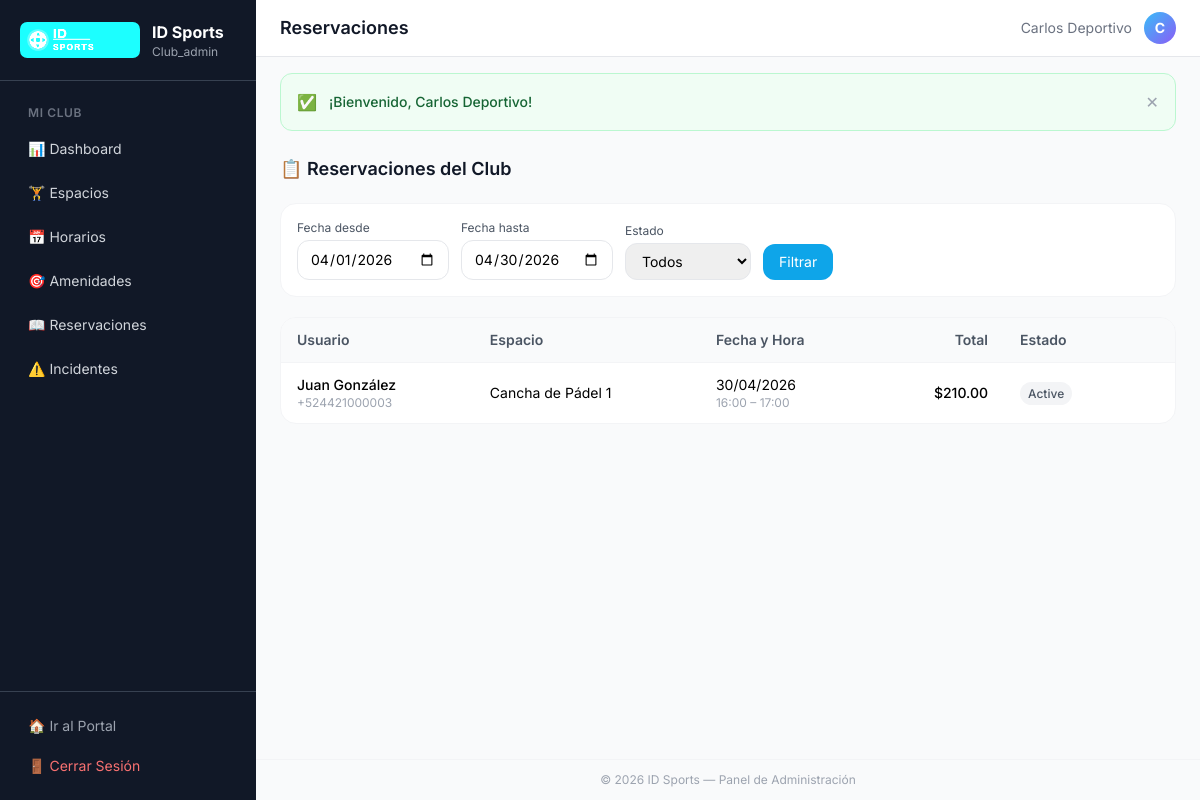
The page /admin/reservations (signed in) on the database its author committed.
### tables this page shows
CREATE TABLE IF NOT EXISTS `reservations` (
  `id`              INT UNSIGNED NOT NULL AUTO_INCREMENT,
  `user_id`         INT UNSIGNED NOT NULL,
  `space_id`        INT UNSIGNED NOT NULL,
  `date`            DATE         NOT NULL,
  `start_time`      TIME         NOT NULL,
  `end_time`        TIME         NOT NULL,
  `num_people`      TINYINT UNSIGNED NOT NULL DEFAULT 1,
  `subtotal`        DECIMAL(10,2) NOT NULL DEFAULT 0.00,
  `service_fee`     DECIMAL(10,2) NOT NULL DEFAULT 0.00,
  `amenities_total` DECIMAL(10,2) NOT NULL DEFAULT 0.00,
  `discount`        DECIMAL(10,2) NOT NULL DEFAULT 0.00,
  `total`           DECIMAL(10,2) NOT NULL DEFAULT 0.00,
  `coupon_code`     VARCHAR(50)  DEFAULT NULL,
  `payment_method`  VARCHAR(50)  DEFAULT 'pending',
  `payment_status`  ENUM('pending','paid','failed','refunded') NOT NULL DEFAULT 'pending',
  `qr_code`         VARCHAR(500) DEFAULT NULL,
  `notes`           TEXT         DEFAULT NULL,
  `status`          ENUM('active','confirmed','completed','cancelled') NOT NULL DEFAULT 'active',
  `payment_ref`     VARCHAR(100) DEFAULT NULL,
  `created_at`      DATETIME     NOT NULL DEFAULT CURRENT_TIMESTAMP,
  `updated_at`      DATETIME     NOT NULL DEFAULT CURRENT_TIMESTAMP ON UPDATE CURRENT_TIMESTAMP,
  PRIMARY KEY (`id`),
  KEY `idx_user` (`user_id`),
  KEY `idx_space_date` (`space_id`, `date`),
  CONSTRAINT `fk_res_user`  FOREIGN KEY (`user_id`)  REFERENCES `users`  (`id`),
  CONSTRAINT `fk_res_space` FOREIGN KEY (`space_id`) REFERENCES `spaces` (`id`)
);

CREATE TABLE IF NOT EXISTS `users` (
  `id`           INT UNSIGNED NOT NULL AUTO_INCREMENT,
  `name`         VARCHAR(120) NOT NULL,
  `email`        VARCHAR(180) NOT NULL,
  `password`     VARCHAR(255) NOT NULL,
  `whatsapp`     VARCHAR(20)  DEFAULT NULL,
  `birth_date`   DATE         DEFAULT NULL,
  `role`         ENUM('user','club_admin','super_admin') NOT NULL DEFAULT 'user',
  `avatar`       VARCHAR(255) DEFAULT NULL,
  `dark_mode`    TINYINT(1)   NOT NULL DEFAULT 0,
  `status`       ENUM('active','inactive','banned') NOT NULL DEFAULT 'active',
  `created_at`   DATETIME     NOT NULL DEFAULT CURRENT_TIMESTAMP,
  `updated_at`   DATETIME     NOT NULL DEFAULT CURRENT_TIMESTAMP ON UPDATE CURRENT_TIMESTAMP,
  PRIMARY KEY (`id`),
  UNIQUE KEY `uq_email` (`email`)
);

CREATE TABLE IF NOT EXISTS `spaces` (
  `id`             INT UNSIGNED NOT NULL AUTO_INCREMENT,
  `club_id`        INT UNSIGNED NOT NULL,
  `name`           VARCHAR(120) NOT NULL,
  `description`    TEXT         DEFAULT NULL,
  `sport_type`     VARCHAR(80)  NOT NULL DEFAULT 'other',
  `capacity`       SMALLINT     DEFAULT 2,
  `price_per_hour` DECIMAL(10,2) NOT NULL DEFAULT 0.00,
  `photo`          VARCHAR(255) DEFAULT NULL,
  `status`         ENUM('active','inactive','maintenance') NOT NULL DEFAULT 'active',
  `created_at`     DATETIME     NOT NULL DEFAULT CURRENT_TIMESTAMP,
  PRIMARY KEY (`id`),
  KEY `idx_club` (`club_id`),
  CONSTRAINT `fk_space_club` FOREIGN KEY (`club_id`) REFERENCES `clubs` (`id`) ON DELETE CASCADE
);

### core/Controller.php (called while the page is built, shortened)
<?php
class Controller {
    protected function view($viewPath, $data = [], $layout = 'main') {
        View::render($viewPath, $data, $layout);
    }
    protected function requireAuth($role = null) {
        if ($role !== null) {
            $userRole = $_SESSION['user_role'] ?? '';
        }
    }
    protected function get($key, $default = '') {
        return isset($_GET[$key]) ? trim($_GET[$key]) : $default;
    }
}

### app/controllers/AdminController.php (called while the page is built, shortened)
<?php
class AdminController extends Controller {
    private $clubModel;
    private $reservationModel;
    public function __construct() {
        $this->clubModel = new ClubModel();
        $this->reservationModel = new ReservationModel();
    }
    private function getClub() {
        $club = $this->clubModel->findByOwnerId($_SESSION['user_id']);
        return $club;
    }
    public function reservations() {
        $club = $this->getClub();
        $clubId = $club['id'];
        $date = $this->get('date', date('Y-m-d'));
        $status = $this->get('status');
        $page = max(1, (int)$this->get('page', 1));
        $reservations = $this->reservationModel->findByClub($clubId, $date ?: null, $status ?: null, $page);
        $this->view('admin/reservations', [
            'title' => 'Reservaciones',
            'club' => $club,
            'reservations' => $reservations,
            'filterDate' => $date,
            'filterStatus' => $status,
        ], 'admin');
    }
}

### index.php (called while the page is built, shortened)
<?php
require_once ROOT . '/core/Model.php';
require_once ROOT . '/core/Controller.php';
$app = new App();

### core/Model.php (called while the page is built, shortened)
<?php
class Model {
    protected $pdo;
    public function __construct() {
        try {
            $dsn = "mysql:host=" . DB_HOST . ";dbname=" . DB_NAME . ";charset=" . DB_CHARSET;
            $options = [
                PDO::ATTR_ERRMODE => PDO::ERRMODE_EXCEPTION,
                PDO::ATTR_DEFAULT_FETCH_MODE => PDO::FETCH_ASSOC,
                PDO::ATTR_EMULATE_PREPARES => false,
            ];
            $this->pdo = new PDO($dsn, DB_USER, DB_PASS, $options);
        } catch (PDOException $e) {
            error_log('DB connection failed: ' . $e->getMessage());
            die(json_encode(['error' => 'Database connection failed. Please try again later.']));
        }
    }
    protected function query($sql, $params = []) {
        $stmt = $this->pdo->prepare($sql);
        $stmt->execute($params);
        return $stmt;
    }
    protected function findOne($sql, $params = []) {
        return $this->query($sql, $params)->fetch();
    }
    protected function findAll($sql, $params = []) {
        return $this->query($sql, $params)->fetchAll();
    }
}

### app/models/ClubModel.php (called while the page is built, shortened)
<?php
class ClubModel extends Model {
    public function findByOwnerId($ownerId) {
        return $this->findOne("SELECT * FROM clubs WHERE owner_id = ?", [$ownerId]);
    }
}

### app/models/ReservationModel.php (called while the page is built, shortened)
<?php
class ReservationModel extends Model {
    public function findByClub($clubId, $date = null, $status = null, $page = 1, $perPage = 20) {
        $perPage = max(1, (int)$perPage);
        $offset  = max(0, ((int)$page - 1) * $perPage);
        $sql = "SELECT r.*, s.name as space_name, u.name as user_name, u.email as user_email, u.whatsapp
                FROM reservations r
                LEFT JOIN spaces s ON r.space_id = s.id
                LEFT JOIN users u ON r.user_id = u.id
                WHERE s.club_id = ?";
        $params = [$clubId];
        if ($date) { $sql .= " AND r.date = ?"; $params[] = $date; }
        $sql .= " ORDER BY r.date DESC, r.start_time DESC LIMIT $perPage OFFSET $offset";
        return $this->findAll($sql, $params);
    }
}

### app/views/admin/reservations.php (the view, shortened to what this page needs)
<div class="space-y-5">
    <div class="flex items-center justify-between">
        <h2 class="text-lg font-semibold text-gray-900">📋 Reservaciones del Club</h2>
    </div>
    <form method="GET" class="bg-white rounded-2xl border border-gray-100 p-4 flex flex-wrap gap-3 items-end">
        <div>
            <label class="block text-xs text-gray-600 mb-1">Fecha desde</label>
            <input type="date" name="date_from" value="<?= htmlspecialchars($_GET['date_from'] ?? date('Y-m-01')) ?>"
                class="px-3 py-2 rounded-xl border border-gray-200 text-sm focus:outline-none focus:ring-2 focus:ring-sky-500">
        </div>
        <div>
            <label class="block text-xs text-gray-600 mb-1">Fecha hasta</label>
            <input type="date" name="date_to" value="<?= htmlspecialchars($_GET['date_to'] ?? date('Y-m-t')) ?>"
                class="px-3 py-2 rounded-xl border border-gray-200 text-sm focus:outline-none focus:ring-2 focus:ring-sky-500">
        </div>
        <div>
            <label class="block text-xs text-gray-600 mb-1">Estado</label>
            <select name="status" class="px-3 py-2 rounded-xl border border-gray-200 text-sm focus:outline-none focus:ring-2 focus:ring-sky-500">
                <option value="">Todos</option>
            </select>
        </div>
        <button type="submit" class="bg-sky-500 text-white px-4 py-2 rounded-xl text-sm hover:bg-sky-600 transition-all">Filtrar</button>
    </form>
    <div class="bg-white rounded-2xl border border-gray-100 overflow-hidden">
        <?php if (empty($reservations)): ?>
        <div class="p-12 text-center text-gray-400">Sin reservaciones en este período</div>
        <?php else: ?>
        <table class="w-full text-sm">
            <thead class="bg-gray-50 border-b border-gray-100">
                <tr>
                    <th class="text-left px-4 py-3 font-semibold text-gray-600">Usuario</th>
                    <th class="text-left px-4 py-3 font-semibold text-gray-600">Espacio</th>
                    <th class="text-left px-4 py-3 font-semibold text-gray-600">Fecha y Hora</th>
                    <th class="text-right px-4 py-3 font-semibold text-gray-600">Total</th>
                    <th class="text-left px-4 py-3 font-semibold text-gray-600">Estado</th>
                    <th class="px-4 py-3"></th>
                </tr>
            </thead>
            <tbody class="divide-y divide-gray-50">
                <?php
                $statusColors = ['pending' => 'bg-amber-100 text-amber-700', 'confirmed' => 'bg-green-100 text-green-700', 'cancelled' => 'bg-red-100 text-red-700', 'completed' => 'bg-gray-100 text-gray-600'];
                $statusLabels = ['pending' => 'Pendiente', 'confirmed' => 'Confirmada', 'cancelled' => 'Cancelada', 'completed' => 'Completada'];
                foreach ($reservations as $r):
                $st = $r['status'] ?? 'pending';
                ?>
                <tr class="hover:bg-gray-50">
                    <td class="px-4 py-3">
                        <p class="font-medium"><?= htmlspecialchars($r['user_name'] ?? '') ?></p>
                        <p class="text-xs text-gray-400"><?= htmlspecialchars($r['whatsapp'] ?? '') ?></p>
                    </td>
                    <td class="px-4 py-3"><?= htmlspecialchars($r['space_name'] ?? '') ?></td>
                    <td class="px-4 py-3">
                        <p><?= date('d/m/Y', strtotime($r['date'])) ?></p>
                        <p class="text-xs text-gray-400"><?= substr($r['start_time'], 0, 5) ?> – <?= substr($r['end_time'], 0, 5) ?></p>
                    </td>
                    <td class="px-4 py-3 text-right font-medium">$<?= number_format($r['total'], 2) ?></td>
                    <td class="px-4 py-3">
                        <span class="px-2 py-1 rounded-full text-xs font-medium <?= $statusColors[$st] ?? 'bg-gray-100 text-gray-600' ?>">
                            <?= $statusLabels[$st] ?? ucfirst($st) ?>
                        </span>
                    </td>
                    <td class="px-4 py-3 text-right">
                    </td>
                </tr>
                <?php endforeach; ?>
            </tbody>
        </table>
        <?php endif; ?>
    </div>
</div>

### app/views/layouts/admin.php (style rules this page uses)
body { font-family:'Inter',sans-serif; }

### rows shown on the page
reservations: user.name "Juan González", user.whatsapp "+524421000003", space.name "Cancha de Pádel 1", date "30/04/2026", start_time "16:00", end_time "17:00", total "210.00", status "Active"

### other values the page prints
$_SESSION['user_role'] "Club_admin"
$title "Reservaciones"
$_SESSION['user_name'] "Carlos Deportivo"
substr($_SESSION['user_name'] ?? 'A', 0, 1) "C"
$_SESSION['flash']['message'] "¡Bienvenido, Carlos Deportivo!"
APP_NAME "ID Sports"
